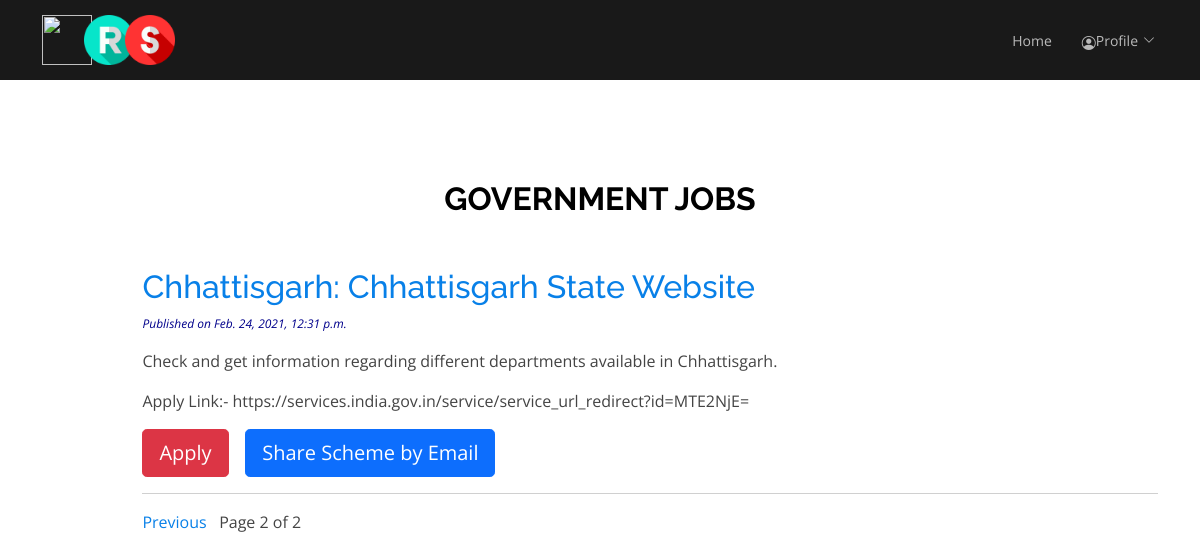
Page /gov_jobs_list/?page=2 (signed in) on the committed database.
### crs_App/models.py (models this page shows, shortened)
class GovernmentJobsModel(models.Model):
    STATUS_CHOICES = (('draft','Draft'),('published','Published'))
    title = models.CharField(max_length=256)
    slug_field = models.SlugField(max_length=256,unique_for_date='publish')
    body = models.TextField()
    link = models.URLField(max_length=100)
    publish = models.DateTimeField(default=timezone.now)
    created = models.DateTimeField(auto_now_add=True)
    updated = models.DateTimeField(auto_now=True)
    status = models.CharField(max_length=10,choices=STATUS_CHOICES,default='draft')
    class Meta:
        ordering=('-publish',)

### crs_App/views.py (the view)
# urls.py: path('gov_jobs_list/',views.gov_jobs_list_view,name='gov_jobs_list'),
@login_required
def gov_jobs_list_view(request):
    jobs_list = GovernmentJobsModel.objects.order_by('id')
    main_title = 'Government Jobs'
    paginator = Paginator(jobs_list, 2)
    page = request.GET.get('page')
    try:
        post = paginator.page(page)
    except PageNotAnInteger:
        post = paginator.page(1)
    except EmptyPage:
        post = paginator.page(paginator.num_pages)
    my_dict = {'jobs_list': jobs_list, 'main_title': main_title, 'post': post, 'page': page}
    return render(request, "jobs_list.html", context=my_dict)

### templates/jobs_list.html
<!DOCTYPE html>
{% extends 'templates/base2.html' %}
    {% block body_block %}
    <section style="margin-top: 10%" id="services" class="services">
      <div class="container" data-aos="fade-up">
        <div class="section-title">
          <h2>Government Jobs</h2>
        </div>
        <div class="list_content">
                {% block content %}
                    {% if jobs_list %}
                        {% for post in post  %}
                            <a href="{{ post.get_absolute_url }}"><h2>{{ post.title }}</h2></a>
                            <p id="date">Published on {{ post.publish }}</p>
                                {{ post.body|linebreaks }}
                            <p>Apply Link:- {{ post.link }}</p>
                            <a href="{{ post.link }}" type="submit" class="btn btn-lg btn-danger">Apply</a>&nbsp;&nbsp;&nbsp;
                            <a href="#" type="submit" class="btn btn-lg btn-primary">Share Scheme by Email</a><hr>
                        {% endfor %}
                        {% include 'templates/pagination.html' with page=post %}
                     {% else %}
                        <p>No Schemes here...!</p>
                    {% endif %}
                {% endblock %}
        </div>
      </div>
    </section>
    {% endblock %}

### static/assets/css/style.css (style rules this page uses)
body { font-family: "Open Sans", sans-serif; color: #444444; }
a { text-decoration: none; color: #0880e8; }
h1, h2, h3, h4, h5, h6 { font-family: "Raleway", sans-serif; }
section { padding: 60px 0; overflow: hidden; }
.section-title { text-align: center; padding-bottom: 30px; }
.section-title h2 { font-size: 32px; font-weight: bold; text-transform: uppercase; margin-bottom: 20px; padding-bottom: 0; color: black; }
#date { font-size: 12px; font-style: italic; color: darkblue; }
.list_content { margin-left: 9%; }

### rows in the picture
GovernmentJobsModel: title "Chhattisgarh: Chhattisgarh State Website", publish "Feb. 24, 2021, 12:31 p.m.", body "Check and get information regarding different departments available in Chhattisgarh.", link "https://services.india.gov.in/service/service_url_redirect?id=MTE2NjE="

### other values in the picture
{{ page.number }} "2"
{{ page.paginator.num_pages }} "2"
